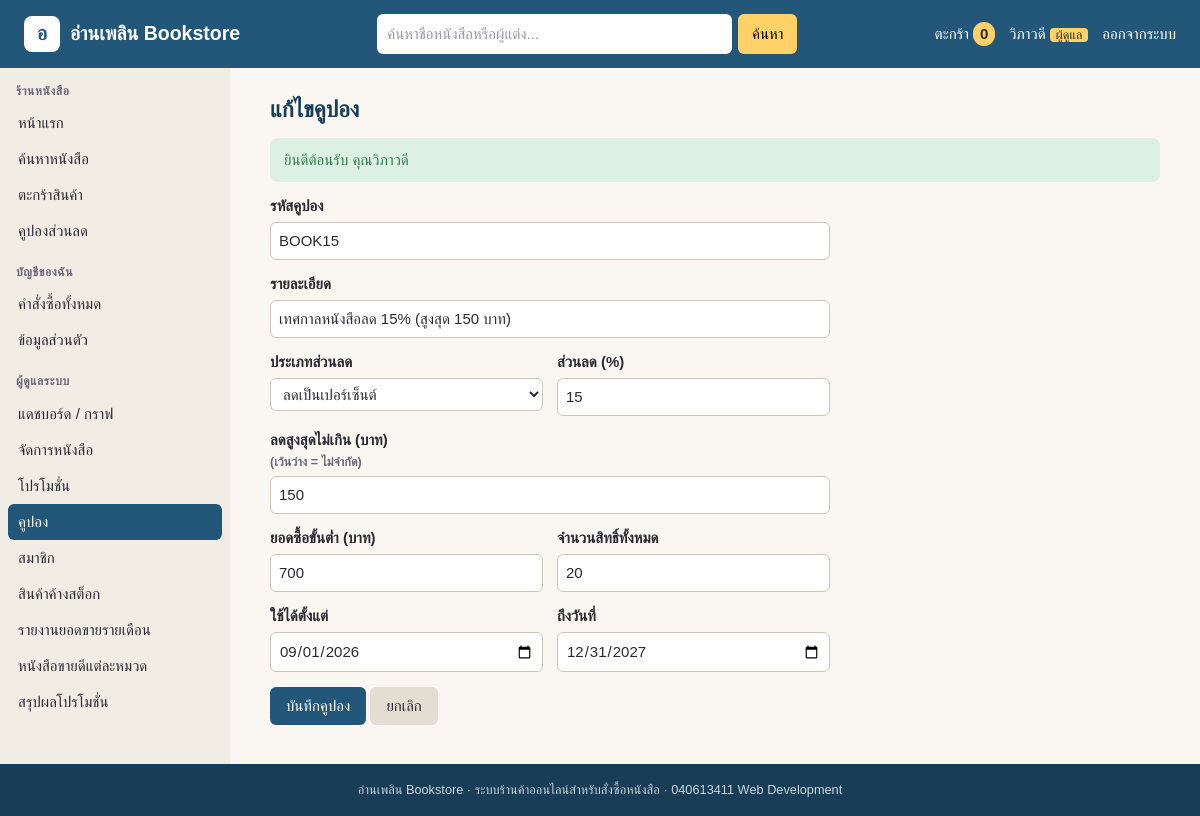
The app's page /bookshop/coupon-form.php?code=BOOK15 (signed in) with its own data.
### tables this page shows
CREATE TABLE coupon (
  coupon_code    VARCHAR(20) PRIMARY KEY,
  description    VARCHAR(150),
  discount_type  ENUM('percent','fixed') NOT NULL,
  discount_value DECIMAL(10,2) NOT NULL,
  max_discount   DECIMAL(10,2) NULL,
  min_spend      DECIMAL(10,2) NOT NULL DEFAULT 0,
  usage_limit    INT NOT NULL,
  start_date     DATE NOT NULL,
  end_date       DATE NOT NULL
);

### bookshop/functions.php (called while the page is built, shortened)
<?php
function blank_num($value) {
    return $value === null || $value === "" ? "" : $value + 0;
}
function cart_get($pdo) {
    $stmt = $pdo->prepare("SELECT book_id, quantity FROM cart_item WHERE member_id = ? ORDER BY added_at");
    $stmt->bindParam(1, $_SESSION["member_id"]);
    $stmt->execute();
    $cart = [];
    while ($row = $stmt->fetch())
        $cart[$row["book_id"]] = $row["quantity"];
    return $cart;
}
?>

### bookshop/coupon-form.php (the view, shortened to what this page needs)
<?php include "connect.php"; ?>
<?php
$code = $_GET["code"] ?? "";
$row = ["coupon_code" => "", "description" => "", "discount_type" => "fixed", "discount_value" => "",
        "max_discount" => "", "min_spend" => "0", "usage_limit" => "",
        "start_date" => date("Y-m-d"), "end_date" => date("Y-m-d", strtotime("+30 days"))];
if ($code != "") {
    $stmt = $pdo->prepare("SELECT * FROM coupon WHERE coupon_code = ?");
    $stmt->bindParam(1, $code);
    $stmt->execute();
    $row = $stmt->fetch();
}
include "header.php";
?>
<form class="edit" action="coupon-save.php" method="post">
  <label for="coupon_code">รหัสคูปอง</label>
  <input type="text" id="coupon_code" name="coupon_code" required value="<?=htmlspecialchars($row["coupon_code"])?>"
         pattern="[A-Z0-9]{3,20}" title="ตัวพิมพ์ใหญ่ภาษาอังกฤษหรือตัวเลข 3-20 ตัว" placeholder="เช่น NEWYEAR2027"
         oninput="this.value = this.value.toUpperCase()"<?=$code != "" ? " readonly" : ""?>>
  <label for="description">รายละเอียด</label>
  <input type="text" id="description" name="description" required maxlength="150" value="<?=htmlspecialchars($row["description"])?>">
  <div class="row-2">
    <div>
      <label for="discount_type">ประเภทส่วนลด</label>
      <select id="discount_type" name="discount_type" onchange="showDiscountType()">
        <option value="percent"<?=$row["discount_type"] == "percent" ? " selected" : ""?>>ลดเป็นเปอร์เซ็นต์</option>
      </select>
    </div>
    <div>
      <label for="discount_value">ส่วนลด (<span id="unit">บาท</span>)</label>
      <input type="number" id="discount_value" name="discount_value" required min="1" step="0.01" value="<?=blank_num($row["discount_value"])?>">
    </div>
  </div>
  <div id="field-max">
    <label for="max_discount">ลดสูงสุดไม่เกิน (บาท) <small>(เว้นว่าง = ไม่จำกัด)</small></label>
    <input type="number" id="max_discount" name="max_discount" min="1" step="0.01" value="<?=blank_num($row["max_discount"])?>">
  </div>
  <div class="row-2">
    <div>
      <label for="min_spend">ยอดซื้อขั้นต่ำ (บาท)</label>
      <input type="number" id="min_spend" name="min_spend" required min="0" step="0.01" value="<?=blank_num($row["min_spend"])?>">
    </div>
    <div>
      <label for="usage_limit">จำนวนสิทธิ์ทั้งหมด</label>
      <input type="number" id="usage_limit" name="usage_limit" required min="1" step="1" value="<?=$row["usage_limit"]?>">
    </div>
  </div>
  <div class="row-2">
    <div>
      <label for="start_date">ใช้ได้ตั้งแต่</label>
      <input type="date" id="start_date" name="start_date" required value="<?=$row["start_date"]?>">
    </div>
    <div>
      <label for="end_date">ถึงวันที่</label>
      <input type="date" id="end_date" name="end_date" required value="<?=$row["end_date"]?>">
    </div>
  </div>
  <p>
    <input type="submit" value="บันทึกคูปอง">
    <a class="btn secondary" href="coupons.php">ยกเลิก</a>
  </p>
</form>
<?php include "footer.php"; ?>

### bookshop/style.css (style rules this page uses)
:root { --ink: #2b2a33; --muted: #6b6878; --paper: #faf7f2; --card: #ffffff; --line: #e6dfd4; --brand: #22577a; --brand-dark: #173d57; --brand-soft: #e3eef5; --sale: #c8553d; --good: #2e7d4f; --warn: #b7791f; }
* { box-sizing: border-box; }
html { background: var(--brand-dark); }
body { margin: 0; font-family: "Sarabun", "Leelawadee UI", Tahoma, sans-serif; font-size: 15px; line-height: 1.6; color: var(--ink); background: var(--paper); display: flex; flex-flow: column; min-height: 100vh; }
a { color: var(--brand); }
small { display: block; color: var(--muted); }
.row-2 { display: grid; grid-template-columns: 1fr; gap: 0 14px; }
form.filter input:not([type="submit"]):not([type="checkbox"]), form.filter select, form.edit input:not([type="submit"]):not([type="checkbox"]):not([type="file"]), form.edit select, form.edit textarea, .inline-form input[type="text"], .inline-form input[type="number"], .checkout textarea { padding: 6px 8px; border: 1px solid #cfc6b8; border-radius: 6px; font: inherit; color: var(--ink); background: #fff; }
.btn, button.btn, input[type="submit"] { display: inline-block; padding: 7px 16px; border: 0; border-radius: 6px; background: var(--brand); color: #fff; font: inherit; text-decoration: none; cursor: pointer; }
.btn.secondary { background: #e4ddd1; color: var(--ink); }
form.edit { max-width: 560px; }
form.edit label { display: block; margin: 12px 0 4px; font-weight: bold; }
form.edit input[type="text"], form.edit input[type="email"], form.edit input[type="password"], form.edit input[type="tel"], form.edit input[type="number"], form.edit input[type="date"], form.edit select, form.edit textarea { width: 100%; }
@media only screen and (min-width: 768px) { .row-2 { grid-template-columns: 1fr 1fr; } }

### records on screen
coupon: coupon_code "BOOK15", description "เทศกาลหนังสือลด 15% (สูงสุด 150 บาท)", discount_type "ลดเป็นเปอร์เซ็นต์", discount_value "15", max_discount "150", min_spend "700", usage_limit "20", start_date "09/01/2026", end_date "12/31/2027"

### other values on screen
$shop_name "อ่านเพลิน Bookstore"
cart_count($pdo) "0"
$_SESSION["first_name"] "วิภาวดี"
$group "ร้านหนังสือ"
$label "หน้าแรก"
$label "ค้นหาหนังสือ"
$label "ตะกร้าสินค้า"
$label "คูปองส่วนลด"
$group "บัญชีของฉัน"
$label "คำสั่งซื้อทั้งหมด"
$label "ข้อมูลส่วนตัว"
$group "ผู้ดูแลระบบ"
$label "แดชบอร์ด / กราฟ"
$label "จัดการหนังสือ"
$label "โปรโมชั่น"
